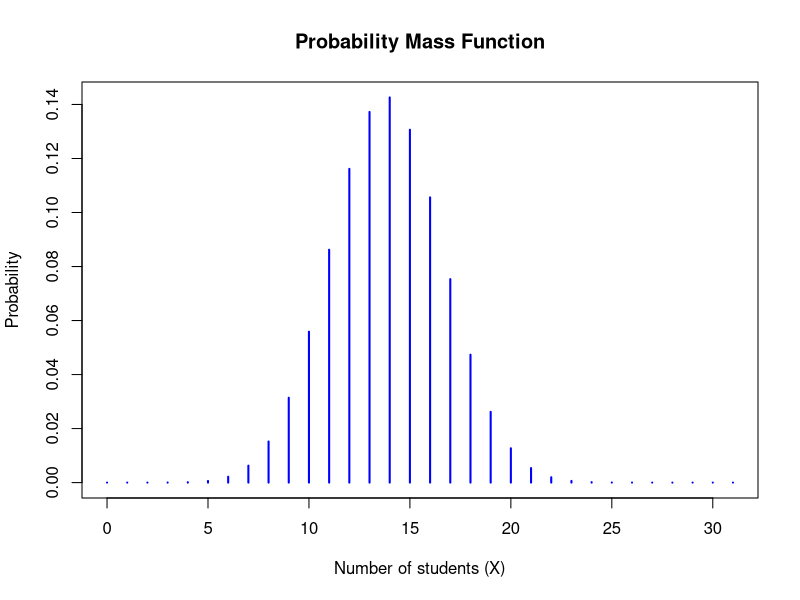
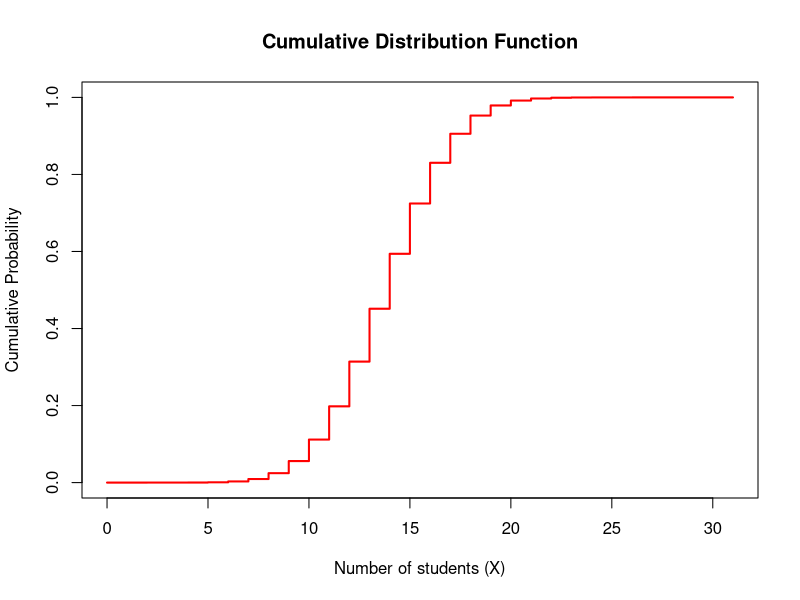

Generate these figures, in order, with R:
# Question 5

# Given data
p <- 0.447
n <- 31

# (a) X is distributed as a Binomial distribution
# X ~ Binomial(n, p)

# (b) Sketch the probability mass function (PMF)
x <- 0:n
pmf <- dbinom(x, size = n, prob = p)

# Plotting the PMF
plot(x, pmf, type = "h", lwd = 2, col = "blue", 
    main = "Probability Mass Function",
    xlab = "Number of students (X)", ylab = "Probability")

# (c) Sketch the cumulative distribution function (CDF)
cdf <- pbinom(x, size = n, prob = p)

# Plotting the CDF
plot(x, cdf, type = "s", lwd = 2, col = "red", 
    main = "Cumulative Distribution Function",
    xlab = "Number of students (X)", ylab = "Cumulative Probability")

# (d) Find mean, variance, and standard deviation of X
mean_X <- n * p
variance_X <- n * p * (1 - p)
std_dev_X <- sqrt(variance_X)

# Print the results
cat("Mean of X:", mean_X, "\n")
cat("Variance of X:", variance_X, "\n")
cat("Standard Deviation of X:", std_dev_X, "\n")